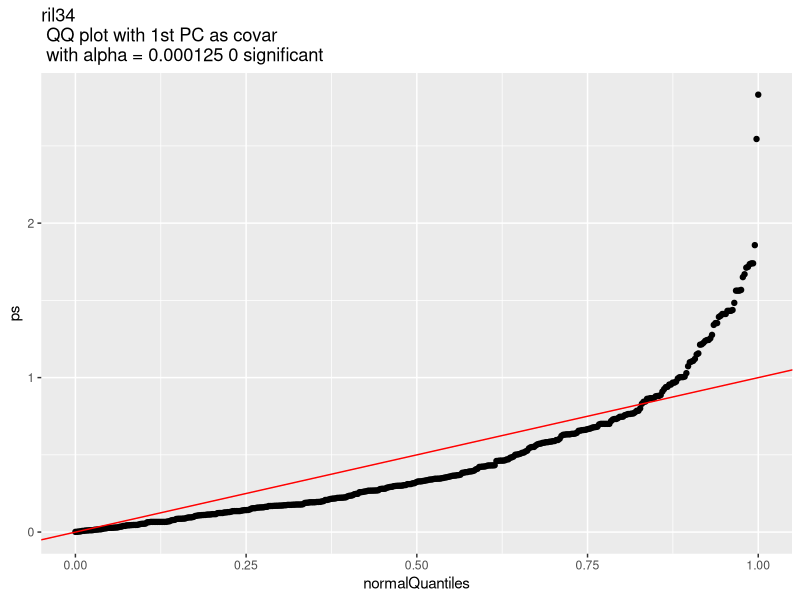
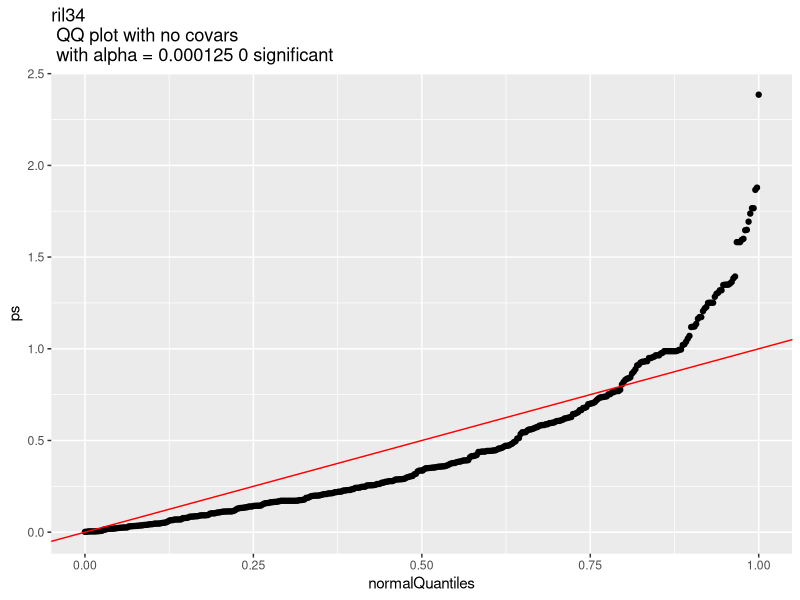

These charts were generated, in order, by the following R code:
#lab 9 solution
library(MASS)
library(ggplot2)
pval_calculator_using_lm <- function(pheno_input, xa_input, xd_input, xz_input=NULL){
  #so this will work either with or without covariates
  if(missing(xz_input)){
    regression_df = data.frame(Y = pheno_input, Xa = xa_input, Xd = xd_input)
    model <- lm(Y ~ Xa+Xd, data = regression_df)
    s = summary(model)
    pval <- pf(as.numeric(s$fstatistic[1]),as.numeric(s$fstatistic[2]), as.numeric(s$fstatistic[3]), lower.tail = FALSE)
  } else{
    regression_df = data.frame(Y = pheno_input, Xa = xa_input, Xd = xd_input, Xz= xz_input)
    model <- lm(Y ~ Xa+Xd+Xz, data = regression_df)
    model_h0 = lm(Y~Xz,data = regression_df)
    res=anova(model, model_h0)
    pval = res$`Pr(>F)`[2]
  }
  
  return(pval)
}

hapmap.pheno.mx <- read.table("./HapMap_phenotypes.tsv", sep = "\t")
hapmap.geno.mx <- read.table("./HapMap_genotypes.tsv", sep = "\t")
hapmap.gene.info.df <- read.table("./HapMap_gene_info.tsv", sep = "\t")
hapmap.snp.info.df <- read.table("./HapMap_snp_info.tsv", sep = "\t")
xa_mat=as.matrix(hapmap.geno.mx)
xd_mat = ifelse(abs(xa_mat)==1, -1, 1)

pca.result <- prcomp(xa_mat %*% t(xa_mat))
des_covar = pca.result$x[,1]

pval_mx_w_covar <- rep(0,ncol(xa_mat))
pval_mx_no_covar <- rep(0,ncol(xa_mat))
for(i in 1:ncol(xa_mat)){
  pval_mx_w_covar[i] <- pval_calculator_using_lm(hapmap.pheno.mx[,4], xa_mat[,i], xd_mat[,i], des_covar)
  pval_mx_no_covar[i] = pval_calculator_using_lm(hapmap.pheno.mx[,4], xa_mat[,i], xd_mat[,i])
}


num_tests = ncol(xa_mat)
alpha = .05/num_tests
num_sig_ps_w_covar = length(pval_mx_w_covar[pval_mx_w_covar<alpha])
num_sig_ps_no_covar = length(pval_mx_no_covar[pval_mx_no_covar<alpha])

qqDf <- data.frame(ps=sort(-log10(pval_mx_w_covar)), normalQuantiles=sort(seq(0, 1, length.out = num_tests)))
p1 = ggplot(qqDf)+geom_point(aes(normalQuantiles, ps))
p1 = p1+ geom_abline(intercept = 0, slope = 1, color="red")
p1 = p1+ggtitle(paste("ril34 \n QQ plot with 1st PC as covar \n with alpha =", alpha, num_sig_ps_w_covar, "significant"))
ggsave("QQ_plot_w_covar.png")

qqDf <- data.frame(ps=sort(-log10(pval_mx_no_covar)), normalQuantiles=sort(seq(0, 1, length.out = num_tests)))
p2 = ggplot(qqDf)+geom_point(aes(normalQuantiles, ps))
p2 = p2+ geom_abline(intercept = 0, slope = 1, color="red")
p2 = p2+ggtitle(paste("ril34 \n QQ plot with no covars \n with alpha =", alpha, num_sig_ps_no_covar, "significant"))
ggsave("QQ_plot_no_covar.png")